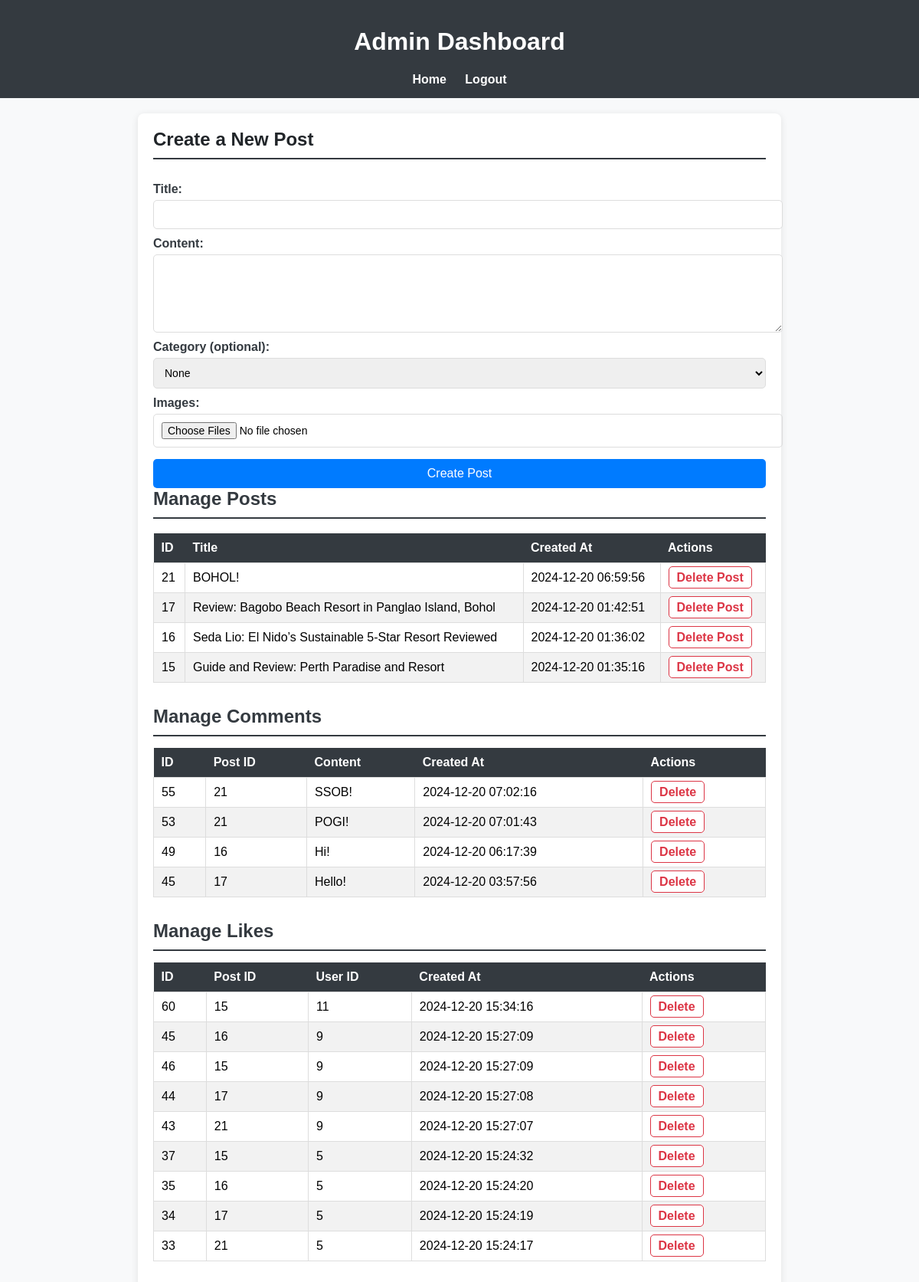
/admin_dashboard.php (signed in), run on the app's committed database.
### tables this page shows
CREATE TABLE `posts` (
  `id` int(11) NOT NULL,
  `title` varchar(255) NOT NULL,
  `content` text NOT NULL,
  `category` enum('optimization','troubleshooting') NOT NULL,
  `image_path` varchar(255) DEFAULT NULL,
  `likes_count` int(11) DEFAULT 0,
  `created_at` timestamp NOT NULL DEFAULT current_timestamp(),
  `category_id` int(11) DEFAULT NULL,
  `related_to` int(11) DEFAULT NULL
);

CREATE TABLE `comments` (
  `id` int(11) NOT NULL,
  `post_id` int(11) NOT NULL,
  `user_id` int(11) NOT NULL,
  `content` text NOT NULL,
  `created_at` timestamp NOT NULL DEFAULT current_timestamp()
);

CREATE TABLE `likes` (
  `id` int(11) NOT NULL,
  `post_id` int(11) NOT NULL,
  `user_id` int(11) NOT NULL,
  `created_at` datetime DEFAULT current_timestamp()
);

### admin_dashboard.php (the view, shortened to what this page needs)
<?php
$host = 'sql203.infinityfree.com';
$dbname = 'if0_37727017_blogdb';
$username = 'if0_37727017';
$password = '8KmXpV9wEy6';
try {
    $pdo = new PDO("mysql:host=$host;dbname=$dbname;charset=utf8mb4", $username, $password);
    $pdo->setAttribute(PDO::ATTR_ERRMODE, PDO::ERRMODE_EXCEPTION);
} catch (PDOException $e) {
    die("Database connection failed: " . $e->getMessage());
}
try {
    $pdo = new PDO("mysql:host=$host;dbname=$dbname;charset=utf8mb4", $username, $password);
    $pdo->setAttribute(PDO::ATTR_ERRMODE, PDO::ERRMODE_EXCEPTION);
} catch (PDOException $e) {
    die("Database connection failed: " . $e->getMessage());
}
$posts = $pdo->query("
    SELECT p.id, p.title, p.created_at, c.name AS category_name
    FROM Posts p
    LEFT JOIN categories c ON p.category_id = c.id
    ORDER BY c.name, p.created_at DESC
")->fetchAll(PDO::FETCH_ASSOC);
$comments = $pdo->query("SELECT id, post_id, content, created_at FROM Comments ORDER BY created_at DESC")->fetchAll(PDO::FETCH_ASSOC);
$likes = $pdo->query("SELECT id, post_id, user_id, created_at FROM Likes ORDER BY created_at DESC")->fetchAll(PDO::FETCH_ASSOC);
?>
<!DOCTYPE html>
<html lang="en">
<head>
    <link rel="stylesheet" href="/jegrandia/admin_dashboard.css?v=<?php echo time(); ?>">
</head>
<body>
    <header>
        <h1>Admin Dashboard</h1>
        <nav>
            <a href="index.php">Home</a>
            <a href="logout.php">Logout</a>
        </nav>
    </header>
    <main>
        <section class="post-creation">
            <h2>Create a New Post</h2>
            <form action="admin_dashboard.php" method="POST" enctype="multipart/form-data">
                <label for="title">Title:</label>
                <input type="text" id="title" name="title" required>
                <label for="content">Content:</label>
                <textarea id="content" name="content" rows="5" required></textarea>
                <label for="category">Category (optional):</label>
                <select id="category" name="category">
                    <option value="">None</option>
                </select>
                <label for="images">Images:</label>
                <input type="file" id="images" name="images[]" accept="image/*" multiple>
                <button type="submit" name="create_post">Create Post</button>
            </form>
        </section>
        <section class="post-list">
            <h2>Manage Posts</h2>
            <?php
            $current_category = '';
            foreach ($posts as $post):
                if ($current_category !== $post['category_name']):
                    $current_category = $post['category_name'];
            ?>
                    <table>
                        <thead>
                            <tr>
                                <th>ID</th>
                                <th>Title</th>
                                <th>Created At</th>
                                <th>Actions</th>
                            </tr>
                        </thead>
                        <tbody>
                        <?php endif; ?>
                        <tr>
                            <td><?= htmlspecialchars($post['id']) ?></td>
                            <td><?= htmlspecialchars($post['title']) ?></td>
                            <td><?= htmlspecialchars($post['created_at']) ?></td>
                            <td>
                                <a href="admin_dashboard.php?delete_post_id=<?= $post['id'] ?>"
                                    class="delete-btn" onclick="return confirmDeletion('Delete this post?')">Delete Post</a>
                            </td>
                        </tr>
                    <?php endforeach; ?>
                        </tbody>
                    </table>
        </section>
        <section class="comments-list">
            <h2>Manage Comments</h2>
            <table>
                <thead>
                    <tr>
                        <th>ID</th>
                        <th>Post ID</th>
                        <th>Content</th>
                        <th>Created At</th>
                        <th>Actions</th>
                    </tr>
                </thead>
                <tbody>
                    <?php foreach ($comments as $comment): ?>
                        <tr>
                            <td><?= htmlspecialchars($comment['id']) ?></td>
                            <td><?= htmlspecialchars($comment['post_id']) ?></td>
                            <td><?= htmlspecialchars($comment['content']) ?></td>
                            <td><?= htmlspecialchars($comment['created_at']) ?></td>
                            <td>
                                <a href="admin_dashboard.php?delete_comment_id=<?= $comment['id'] ?>" class="delete-btn">Delete</a>
                            </td>
                        </tr>
                    <?php endforeach; ?>
                </tbody>
            </table>
        </section>
        <section class="likes-list">
            <h2>Manage Likes</h2>
            <table>
                <thead>
                    <tr>
                        <th>ID</th>
                        <th>Post ID</th>
                        <th>User ID</th>
                        <th>Created At</th>
                        <th>Actions</th>
                    </tr>
                </thead>
                <tbody>
                    <?php foreach ($likes as $like): ?>
                        <tr>
                            <td><?= htmlspecialchars($like['id']) ?></td>
                            <td><?= htmlspecialchars($like['post_id']) ?></td>
                            <td><?= htmlspecialchars($like['user_id']) ?></td>
                            <td><?= htmlspecialchars($like['created_at']) ?></td>
                            <td>
                                <a href="admin_dashboard.php?delete_like_id=<?= $like['id'] ?>" class="delete-btn">Delete</a>
                            </td>
                        </tr>
                    <?php endforeach; ?>
                </tbody>
            </table>
        </section>
    </main>
</body>
</html>

### admin_dashboard.css (style rules this page uses)
body { font-family: Arial, sans-serif; background-color: #f8f9fa; margin: 0; padding: 0; }
header { background-color: #343a40; color: #fff; padding: 15px; text-align: center; }
header nav { margin-top: 10px; }
header nav a { color: #fff; margin: 0 10px; text-decoration: none; font-weight: bold; transition: color 0.3s; }
main { max-width: 800px; margin: 20px auto; padding: 20px; background: #fff; border-radius: 8px; box-shadow: 0 2px 10px rgba(0, 0, 0, 0.1); }
h2 { margin-top: 0; font-size: 24px; color: #212529; border-bottom: 2px solid #343a40; padding-bottom: 10px; }
form { display: flex; flex-direction: column; }
form label { margin-top: 10px; font-weight: bold; color: #343a40; }
form input, form textarea, form select, form button { margin-top: 5px; padding: 10px; border: 1px solid #ddd; border-radius: 5px; font-size: 14px; width: 100%; }
form button { background-color: #007bff; color: #fff; border: none; margin-top: 15px; cursor: pointer; font-size: 16px; transition: background-color 0.3s; }
table { width: 100%; border-collapse: collapse; margin-bottom: 20px; }
table thead { background-color: #343a40; color: white; }
table thead th { padding: 10px; text-align: left; }
table tbody tr:nth-child(even) { background-color: #f2f2f2; }
table tbody tr:nth-child(odd) { background-color: #ffffff; }
table tbody td { padding: 10px; border: 1px solid #ddd; text-align: left; vertical-align: middle; }
.delete-btn { color: #dc3545; text-decoration: none; font-weight: bold; padding: 5px 10px; border: 1px solid #dc3545; border-radius: 5px; background-color: #fff; transition: background-color 0.3s, color 0.3s; }
.post-list { margin-bottom: 30px; }
.post-list h2 { margin-bottom: 15px; color: #343a40; }
.comments-list, .likes-list { margin-bottom: 30px; }
.comments-list h2, .likes-list h2 { margin-bottom: 15px; color: #343a40; }

### data on the page
posts: id "21", title "BOHOL!", created_at "2024-12-20 06:59:56"
posts: id "17", title "Review: Bagobo Beach Resort in Panglao Island, Bohol", created_at "2024-12-20 01:42:51"
posts: id "16", title "Seda Lio: El Nido’s Sustainable 5-Star Resort Reviewed", created_at "2024-12-20 01:36:02"
posts: id "15", title "Guide and Review: Perth Paradise and Resort", created_at "2024-12-20 01:35:16"
comments: id "55", post "21", content "SSOB!", created_at "2024-12-20 07:02:16"
comments: id "53", post "21", content "POGI!", created_at "2024-12-20 07:01:43"
comments: id "49", post "16", content "Hi!", created_at "2024-12-20 06:17:39"
comments: id "45", post "17", content "Hello!", created_at "2024-12-20 03:57:56"
likes: id "60", post "15", user "11", created_at "2024-12-20 15:34:16"
likes: id "45", post "16", user "9", created_at "2024-12-20 15:27:09"
likes: id "46", post "15", user "9", created_at "2024-12-20 15:27:09"
likes: id "44", post "17", user "9", created_at "2024-12-20 15:27:08"
likes: id "43", post "21", user "9", created_at "2024-12-20 15:27:07"
likes: id "37", post "15", user "5", created_at "2024-12-20 15:24:32"
likes: id "35", post "16", user "5", created_at "2024-12-20 15:24:20"
likes: id "34", post "17", user "5", created_at "2024-12-20 15:24:19"
likes: id "33", post "21", user "5", created_at "2024-12-20 15:24:17"
